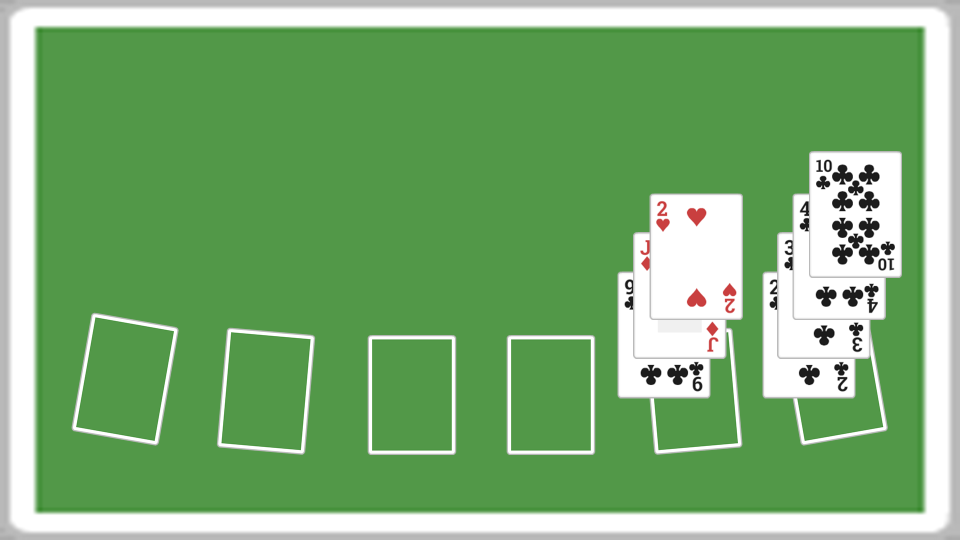
#> input picture CardDetector/CardDetector/tablefull.png, 1920 x 1080 px, found by its file name (shown at 1/2 size)
$ python getTopCards.py
#> lines starting #> are read from the running program, lines starting #| are printed output that depends on the picture; after the words box and inside, x2 and y2 are one past the last pixel; in counts of white or black regions, pixels touching at a corner belong together
import cv2 as cv
import numpy as np

def getTopCards(img: cv.typing.MatLike) -> list:
    height,width = img.shape[:2]
#> height = 1080; width = 1920

    img = img[0:height//5*4,0:width]
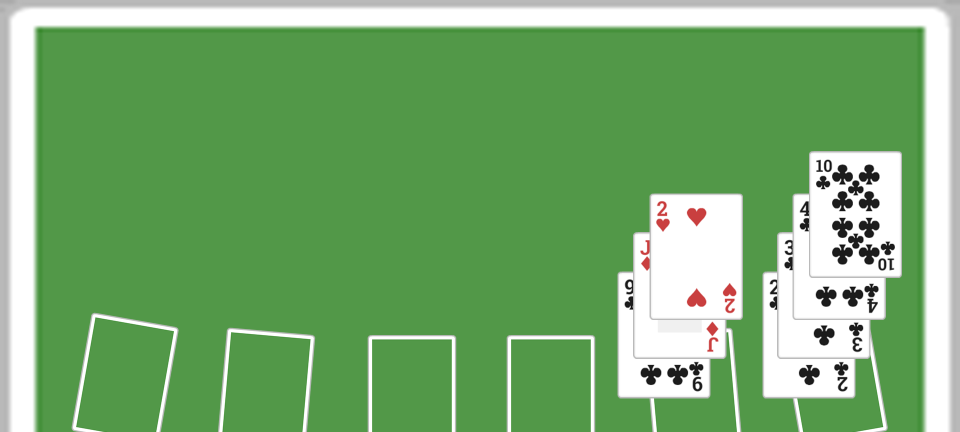
#> img: shape (864, 1920, 3) (shown at 1/2 size); mean of channels 0, 1, 2 113.2, 172.1, 120.9; drawn as B, G, R

    gray = cv.cvtColor(img, cv.COLOR_BGR2GRAY)
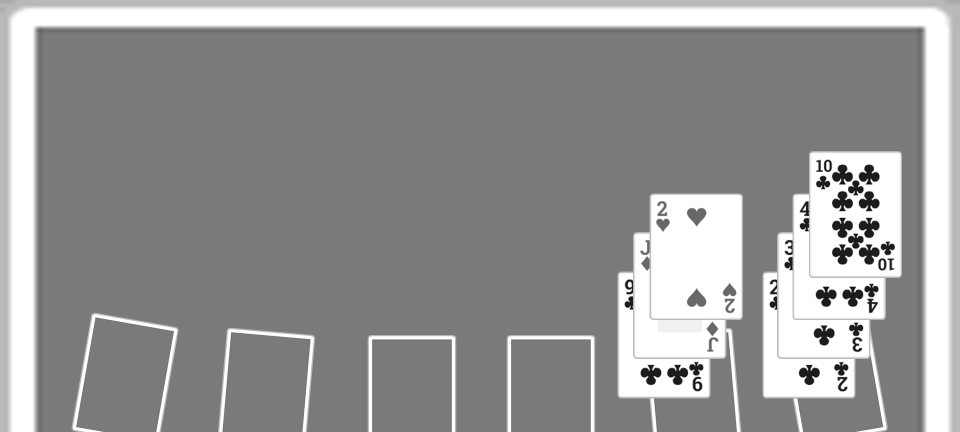
#> gray: shape (864, 1920) (shown at 1/2 size); min 0, max 255, mean 150.1

    canny = cv.Canny(gray,200,200)
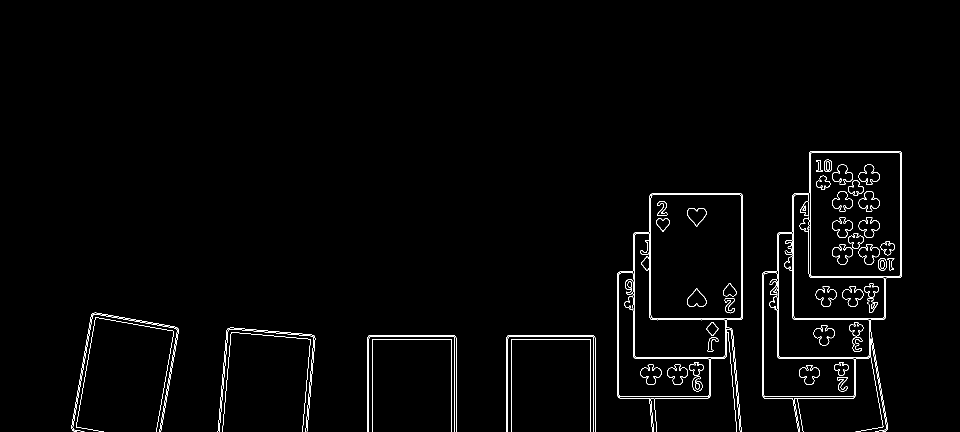
#> canny: shape (864, 1920) (shown at 1/2 size); 1.5% white in thin lines or dots, all inside (x1, y1, x2, y2) = (143, 302, 1804, 864)

    dilate = cv.dilate(canny,cv.getStructuringElement(cv.MORPH_ELLIPSE, (5,5)), iterations = 2)
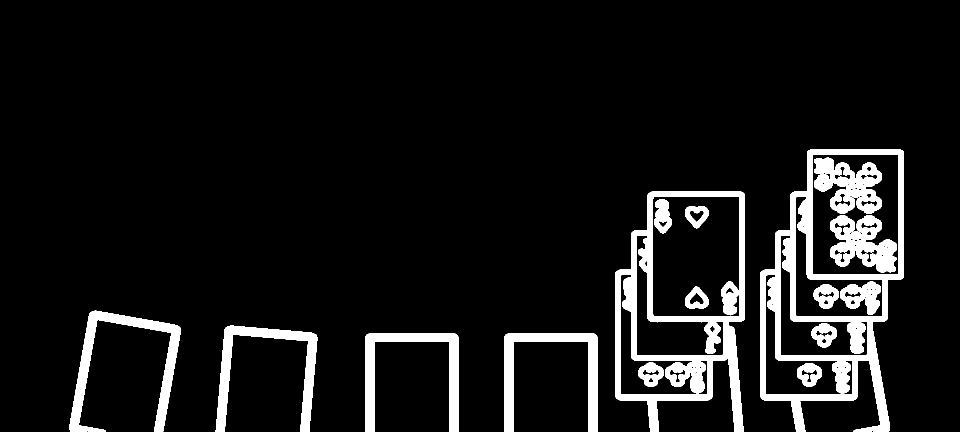
#> dilate: shape (864, 1920) (shown at 1/2 size); 8.7% white; 17 white regions

    contours, hierarchy = cv.findContours(dilate, cv.RETR_LIST, cv.CHAIN_APPROX_SIMPLE)
#> contours = 100 contours, 48 with area under 20; largest, box (x1, y1, x2, y2) and area: (1521, 298, 1808, 864) 118112, (1231, 383, 1490, 864) 96928, (1305, 393, 1480, 634) 41744, (1624, 308, 1798, 549) 41510, (1591, 393, 1765, 634) 15610

    list = []

    for contour in contours:
        if cv.contourArea(contour) > 20000 and cv.contourArea(contour) < 50000 :
            epsilon = 0.1*cv.arcLength(contour,True)
            approx = cv.approxPolyDP(contour,epsilon,True)
            x, y, w, h = cv.boundingRect(contour)
            list.append((x,y,w,h))
#> this loop made 100 passes
#> (epsilon, approx, x, y, w, h) on passes 78, 99: (82.27, [[1307, 393], [1479, 395], [1477, 633], [1306, 631]], 1305, 393, 175, 241), (82.19, [[1625, 309], [1797, 310], [1796, 548], [1624, 546]], 1624, 308, 174, 241)
#> contour on passes 1, 19, 33, 35, 45, 48: [[1689, 769], [1690, 768], [1691, 769], [1690, 770]], [[1714, 656], [1715, 655], [1716, 656], [1715, 657]], [[1744, 578], [1745, 577], [1746, 578], [1745, 579]], [[1739, 578], [1740, 577], [1741, 578], [1740, 579]], [[1579, 529], [1580, 528], [1581, 529], [1580, 530]], [[1771, 514], [1772, 513], [1773, 514], [1772, 515]]
#> after the loop, list = [(1305, 393, 175, 241), (1624, 308, 174, 241)]

    return list

x = getTopCards(cv.imread("tablefull.png"))
#> x = [(1305, 393, 175, 241), (1624, 308, 174, 241)]

print(x)
#| [(1305, 393, 175, 241), (1624, 308, 174, 241)]
# rectangle kirajzolása x,y,h,w alapján:
# cv.rectangle(img, (x,y), (x+w,y+h), (255,0,0), 2)
